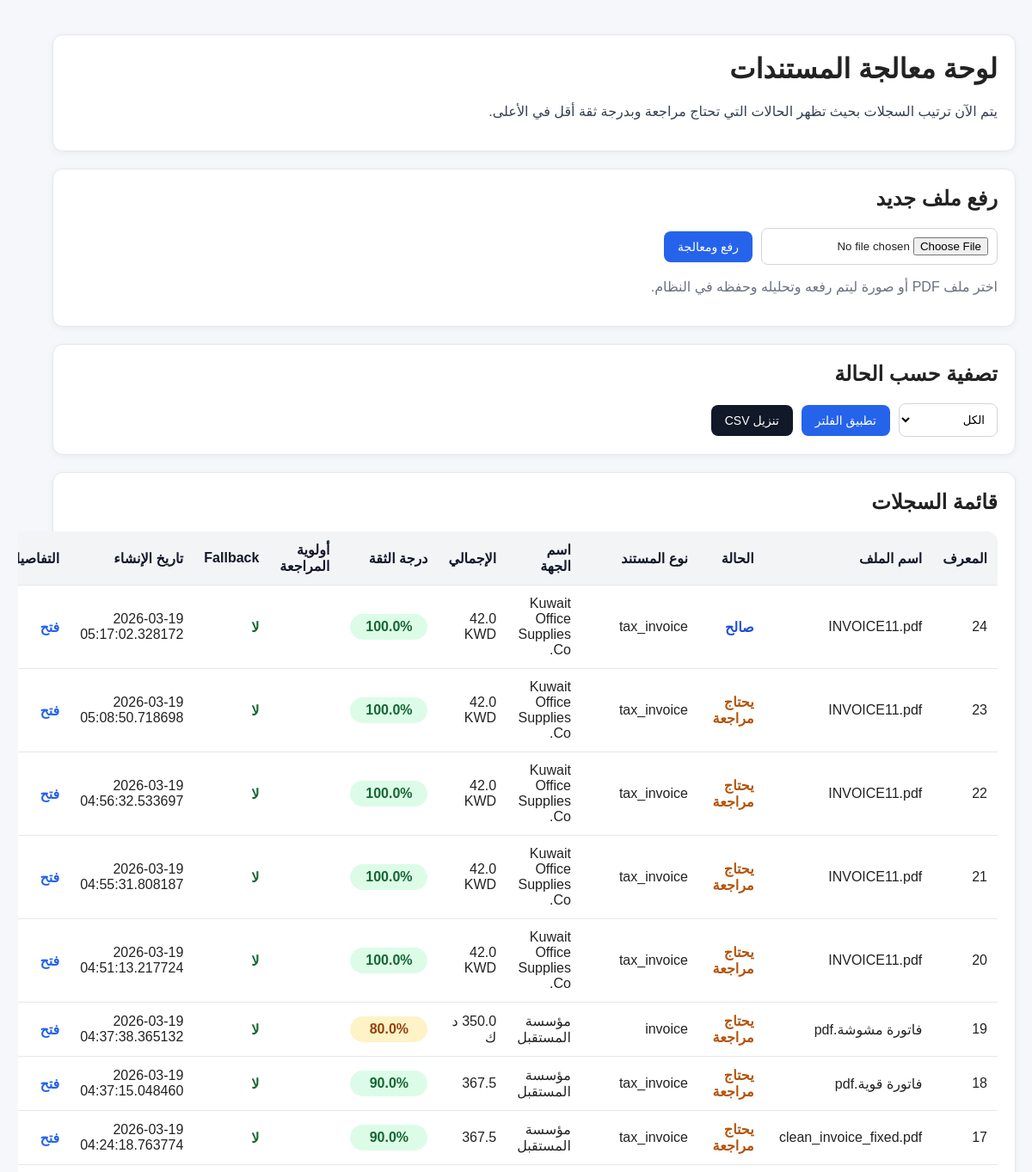
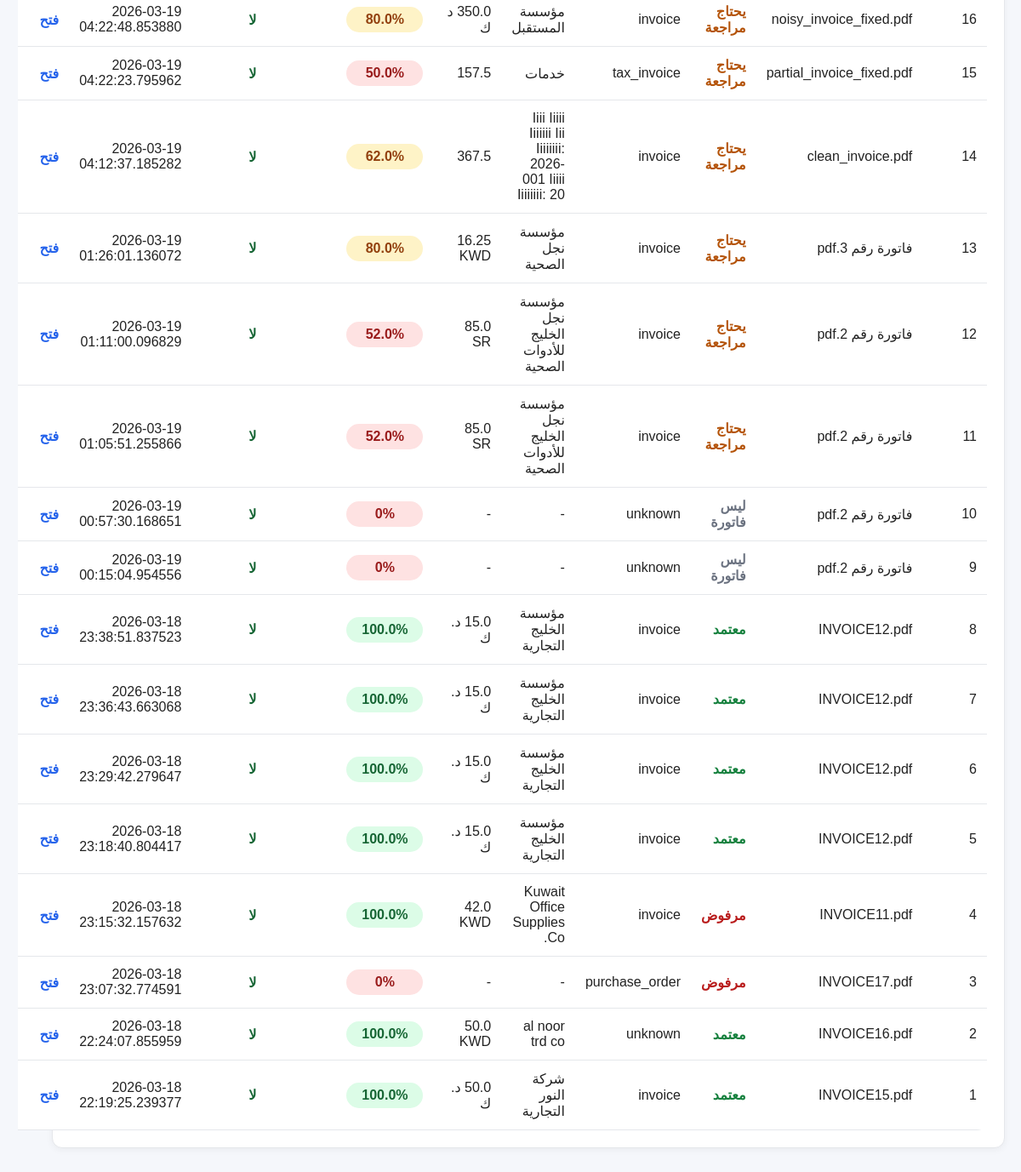
/dashboard, run on the app's committed database (2 pictures, top to bottom).
### app/db/models.py (models this page shows)
class InvoiceRecord(Base):
    __tablename__ = "invoice_records"
    id = Column(Integer, primary_key=True, index=True)
    document_id = Column(Integer, ForeignKey("documents.id"), nullable=True)
    run_id = Column(Integer, ForeignKey("processing_runs.id"), nullable=True)
    original_filename = Column(String)
    saved_path = Column(String)
    extracted_text = Column(Text)
    invoice_data_json = Column(Text)
    validation_result_json = Column(Text)
    status = Column(String)
    created_at = Column(DateTime, default=datetime.utcnow)

### app/api/routes_dashboard.py (the view)
@router.get("/dashboard", response_class=HTMLResponse)
def dashboard_home(request: Request, status: str = "all"):
    db = SessionLocal()
    try:
        allowed_statuses = {"all", "approved", "rejected", "needs_review", "valid", "not_invoice"}
        if status not in allowed_statuses:
            status = "all"
        if status == "all":
            records = get_all_invoice_records(db)
        else:
            records = get_invoice_records_by_status(db, status)
        invoices = [_build_dashboard_row(record) for record in records]
        return templates.TemplateResponse(
            "index.html",
            {
                "request": request,
                "invoices": invoices,
                "current_status": status,
            },
        )
    finally:
        db.close()

### templates/index.html (shortened to what this page needs)
<!DOCTYPE html>
<html lang="ar" dir="rtl">
<head>
</head>
<body>
    <div class="card">
        <h1>لوحة معالجة المستندات</h1>
        <p class="top-note">
            يتم الآن ترتيب السجلات بحيث تظهر الحالات التي تحتاج مراجعة وبدرجة ثقة أقل في الأعلى.
        </p>
    </div>
    <div class="card">
        <h2>رفع ملف جديد</h2>
        <form class="upload-form" method="post" action="/dashboard/upload" enctype="multipart/form-data">
            <input type="file" name="file" accept=".pdf,image/*" required>
            <button type="submit" class="primary-btn">رفع ومعالجة</button>
        </form>
        <p class="muted">اختر ملف PDF أو صورة ليتم رفعه وتحليله وحفظه في النظام.</p>
    </div>
    <div class="card">
        <h2>تصفية حسب الحالة</h2>
        <form class="filter-form" method="get" action="/dashboard">
            <select name="status">
                <option value="all" {% if current_status == "all" %}selected{% endif %}>الكل</option>
            </select>
            <button type="submit" class="primary-btn">تطبيق الفلتر</button>
            <a class="btn-link dark-btn" href="/dashboard/download-csv?status={{ current_status }}">تنزيل CSV</a>
        </form>
    </div>
    <div class="card">
        <h2>قائمة السجلات</h2>
        {% if invoices %}
            <table>
                <thead>
                    <tr>
                        <th>المعرف</th>
                        <th>اسم الملف</th>
                        <th>الحالة</th>
                        <th>نوع المستند</th>
                        <th>اسم الجهة</th>
                        <th>الإجمالي</th>
                        <th>درجة الثقة</th>
                        <th>أولوية المراجعة</th>
                        <th>Fallback</th>
                        <th>تاريخ الإنشاء</th>
                        <th>التفاصيل</th>
                    </tr>
                </thead>
                <tbody>
                    {% for invoice in invoices %}
                        <tr>
                            <td>{{ invoice.id }}</td>
                            <td>{{ invoice.original_filename }}</td>
                            <td>
                                <span class="status-{{ invoice.status }}">
                                    {% if invoice.status == "approved" %}
                                        معتمد
                                    {% elif invoice.status == "rejected" %}
                                        مرفوض
                                    {% elif invoice.status == "needs_review" %}
                                        يحتاج مراجعة
                                    {% elif invoice.status == "valid" %}
                                        صالح
                                    {% elif invoice.status == "not_invoice" %}
                                        ليس فاتورة
                                    {% else %}
                                        {{ invoice.status }}
                                    {% endif %}
                                </span>
                            </td>
                            <td>{{ invoice.document_type or "-" }}</td>
                            <td>{{ invoice.vendor_name or "-" }}</td>
                            <td>
                                {% if invoice.total is not none %}
                                    {{ invoice.total }} {{ invoice.currency or "" }}
                                {% else %}
                                    -
                                {% endif %}
                            </td>
                            <td>
                                {% if invoice.confidence_score >= 85 %}
                                    <span class="score-pill score-high">{{ invoice.confidence_score }}%</span>
                                {% elif invoice.confidence_score >= 60 %}
                                    <span class="score-pill score-medium">{{ invoice.confidence_score }}%</span>
                                {% else %}
                                    <span class="score-pill score-low">{{ invoice.confidence_score }}%</span>
                                {% endif %}
                            </td>
                            <td>
                            </td>
                            <td>
                                {% if invoice.used_fallback %}
                                    <span class="fallback-yes">نعم</span>
                                {% else %}
                                    <span class="fallback-no">لا</span>
                                {% endif %}
                            </td>
                            <td>{{ invoice.created_at or "-" }}</td>
                            <td>
                                <a class="open-link" href="/dashboard/invoices/{{ invoice.id }}">فتح</a>
                            </td>
                        </tr>
                    {% endfor %}
                </tbody>
            </table>
        {% else %}
            <div class="empty-state">
                لا توجد سجلات مطابقة للحالة المختارة.
            </div>
        {% endif %}
    </div>
</body>
</html>

### templates/index.html (style rules this page uses)
body { font-family: Tahoma, Arial, sans-serif; margin: 40px; background: #f5f7fb; color: #222; }
.card { background: white; padding: 20px; border: 1px solid #e5e7eb; margin-bottom: 20px; border-radius: 12px; box-shadow: 0 2px 8px rgba(0,0,0,0.05); }
h1, h2 { margin-top: 0; }
.upload-form { display: flex; gap: 10px; flex-wrap: wrap; align-items: center; }
input[type="file"] { padding: 10px; background: white; border: 1px solid #d1d5db; border-radius: 8px; }
button, .btn-link { padding: 10px 16px; border: none; cursor: pointer; font-size: 14px; display: inline-block; border-radius: 8px; text-decoration: none; }
.primary-btn { background: #2563eb; color: white; }
.dark-btn { background: #111827; color: white; }
.filter-form { display: flex; gap: 10px; align-items: center; flex-wrap: wrap; margin-top: 10px; }
select { padding: 10px; border: 1px solid #d1d5db; border-radius: 8px; background: white; }
table { width: 100%; border-collapse: collapse; background: white; overflow: hidden; border-radius: 12px; }
th, td { padding: 12px; border-bottom: 1px solid #e5e7eb; text-align: right; vertical-align: middle; }
th { background: #f3f4f6; color: #111827; }
.status-approved { color: #15803d; font-weight: bold; }
.status-rejected { color: #b91c1c; font-weight: bold; }
.status-needs_review { color: #b45309; font-weight: bold; }
.status-valid { color: #1d4ed8; font-weight: bold; }
.status-not_invoice { color: #6b7280; font-weight: bold; }
.score-pill { display: inline-block; min-width: 70px; text-align: center; padding: 6px 10px; border-radius: 999px; font-weight: bold; }
.score-high { background: #dcfce7; color: #166534; }
.score-medium { background: #fef3c7; color: #92400e; }
.score-low { background: #fee2e2; color: #991b1b; }
.fallback-no { color: #166534; font-weight: bold; }
.open-link { color: #2563eb; text-decoration: none; font-weight: bold; }
.muted { color: #6b7280; }
.top-note { margin-top: 10px; color: #374151; }

### data on the page
InvoiceRecord: original_filename "INVOICE11.pdf", status "صالح", document_type "tax_invoice", vendor_name "Kuwait Office Supplies Co.", total "42.0", currency "KWD", confidence_score "100.0", created_at "2026-03-19 05:17:02.328172"
InvoiceRecord: original_filename "INVOICE11.pdf", status "يحتاج مراجعة", document_type "tax_invoice", vendor_name "Kuwait Office Supplies Co.", total "42.0", currency "KWD", confidence_score "100.0", created_at "2026-03-19 05:08:50.718698"
InvoiceRecord: original_filename "INVOICE11.pdf", status "يحتاج مراجعة", document_type "tax_invoice", vendor_name "Kuwait Office Supplies Co.", total "42.0", currency "KWD", confidence_score "100.0", created_at "2026-03-19 04:56:32.533697"
InvoiceRecord: original_filename "INVOICE11.pdf", status "يحتاج مراجعة", document_type "tax_invoice", vendor_name "Kuwait Office Supplies Co.", total "42.0", currency "KWD", confidence_score "100.0", created_at "2026-03-19 04:55:31.808187"
InvoiceRecord: original_filename "INVOICE11.pdf", status "يحتاج مراجعة", document_type "tax_invoice", vendor_name "Kuwait Office Supplies Co.", total "42.0", currency "KWD", confidence_score "100.0", created_at "2026-03-19 04:51:13.217724"
InvoiceRecord: original_filename "فاتورة مشوشة.pdf", status "يحتاج مراجعة", document_type "invoice", vendor_name "مؤسسة المستقبل", confidence_score "80.0", created_at "2026-03-19 04:37:38.365132"
InvoiceRecord: original_filename "فاتورة قوية.pdf", status "يحتاج مراجعة", document_type "tax_invoice", vendor_name "مؤسسة المستقبل", total "367.5", confidence_score "90.0", created_at "2026-03-19 04:37:15.048460"
InvoiceRecord: original_filename "clean_invoice_fixed.pdf", status "يحتاج مراجعة", document_type "tax_invoice", vendor_name "مؤسسة المستقبل", total "367.5", confidence_score "90.0", created_at "2026-03-19 04:24:18.763774"
InvoiceRecord: original_filename "noisy_invoice_fixed.pdf", status "يحتاج مراجعة", document_type "invoice", vendor_name "مؤسسة المستقبل", confidence_score "80.0", created_at "2026-03-19 04:22:48.853880"
InvoiceRecord: original_filename "partial_invoice_fixed.pdf", status "يحتاج مراجعة", document_type "tax_invoice", vendor_name "خدمات", total "157.5", confidence_score "50.0", created_at "2026-03-19 04:22:23.795962"
InvoiceRecord: original_filename "clean_invoice.pdf", status "يحتاج مراجعة", document_type "invoice", vendor_name "Iiii Iiiii Iiiiiii Iii Iiiiiiii: 2026-001 Iiiii Iiiiiiii: 20", total "367.5", confidence_score "62.0", created_at "2026-03-19 04:12:37.185282"
InvoiceRecord: original_filename "فاتورة رقم 3.pdf", status "يحتاج مراجعة", document_type "invoice", vendor_name "مؤسسة نجل الصحية", total "16.25", currency "KWD", confidence_score "80.0", created_at "2026-03-19 01:26:01.136072"
InvoiceRecord: original_filename "فاتورة رقم 2.pdf", status "يحتاج مراجعة", document_type "invoice", vendor_name "مؤسسة نجل الخليج للأدوات الصحية", total "85.0", currency "SR", confidence_score "52.0", created_at "2026-03-19 01:11:00.096829"
InvoiceRecord: original_filename "فاتورة رقم 2.pdf", status "يحتاج مراجعة", document_type "invoice", vendor_name "مؤسسة نجل الخليج للأدوات الصحية", total "85.0", currency "SR", confidence_score "52.0", created_at "2026-03-19 01:05:51.255866"
InvoiceRecord: original_filename "فاتورة رقم 2.pdf", status "ليس فاتورة", document_type "unknown", created_at "2026-03-19 00:57:30.168651"
InvoiceRecord: original_filename "فاتورة رقم 2.pdf", status "ليس فاتورة", document_type "unknown", created_at "2026-03-19 00:15:04.954556"
InvoiceRecord: original_filename "INVOICE12.pdf", status "معتمد", document_type "invoice", vendor_name "مؤسسة الخليج التجارية", confidence_score "100.0", created_at "2026-03-18 23:38:51.837523"
InvoiceRecord: original_filename "INVOICE12.pdf", status "معتمد", document_type "invoice", vendor_name "مؤسسة الخليج التجارية", confidence_score "100.0", created_at "2026-03-18 23:36:43.663068"
InvoiceRecord: original_filename "INVOICE12.pdf", status "معتمد", document_type "invoice", vendor_name "مؤسسة الخليج التجارية", confidence_score "100.0", created_at "2026-03-18 23:29:42.279647"
InvoiceRecord: original_filename "INVOICE12.pdf", status "معتمد", document_type "invoice", vendor_name "مؤسسة الخليج التجارية", confidence_score "100.0", created_at "2026-03-18 23:18:40.804417"
InvoiceRecord: original_filename "INVOICE11.pdf", status "مرفوض", document_type "invoice", vendor_name "Kuwait Office Supplies Co.", total "42.0", currency "KWD", confidence_score "100.0", created_at "2026-03-18 23:15:32.157632"
InvoiceRecord: original_filename "INVOICE17.pdf", status "مرفوض", document_type "purchase_order", created_at "2026-03-18 23:07:32.774591"
InvoiceRecord: original_filename "INVOICE16.pdf", status "معتمد", document_type "unknown", vendor_name "al noor trd co", total "50.0", currency "KWD", confidence_score "100.0", created_at "2026-03-18 22:24:07.855959"
InvoiceRecord: original_filename "INVOICE15.pdf", status "معتمد", document_type "invoice", vendor_name "شركة النور التجارية", confidence_score "100.0", created_at "2026-03-18 22:19:25.239377"
